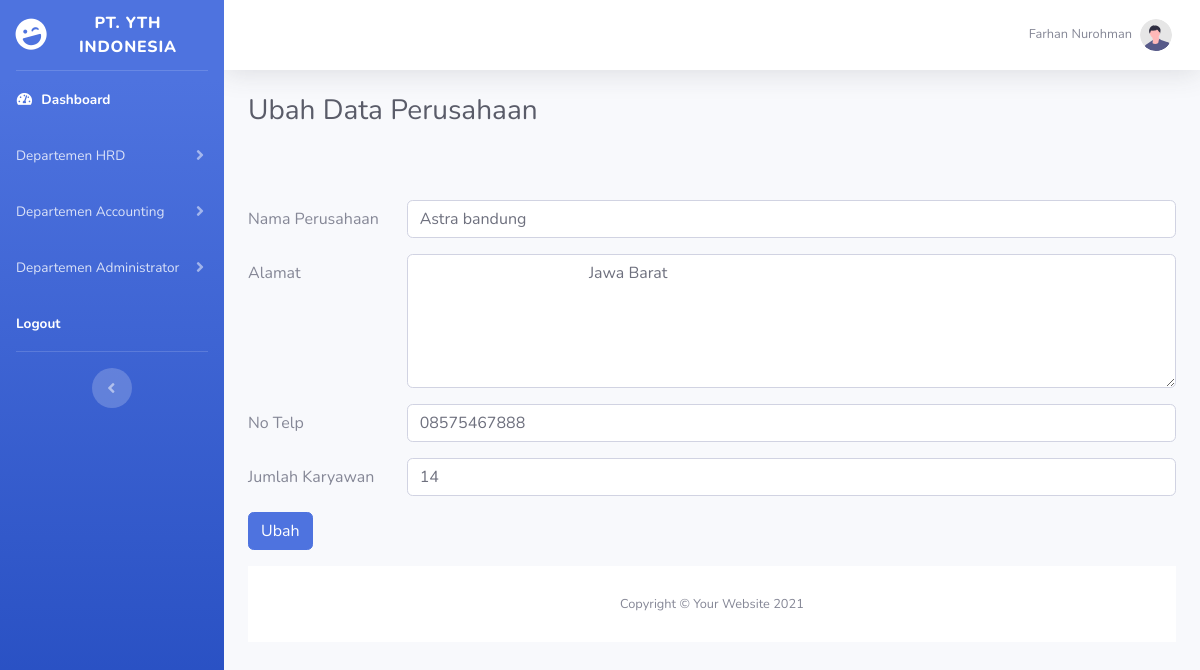
Page /ubah_perusahaan.php?id=1 (signed in) on the committed database.
### tables this page shows
CREATE TABLE `penempatan_kerja` (
  `id_penempatan` int(30) NOT NULL,
  `nama_perusahaan` varchar(255) NOT NULL,
  `alamat_perusahaan` varchar(255) NOT NULL,
  `no_telp` varchar(50) NOT NULL,
  `jumlah_karyawan` varchar(255) NOT NULL
);

### ubah_perusahaan.php (the view, shortened to what this page needs)
<?php include "header.php";
$ambil = $koneksi->query("SELECT * FROM penempatan_kerja WHERE id_penempatan ='$_GET[id]'");
$pecah = $ambil->fetch_assoc();
?>
<div class="container-fluid">
    <div class="d-sm-flex align-items-center justify-content-between mb-4">
        <h1 class="h3 mb-0 text-gray-800">Ubah Data Perusahaan</h1>
    </div>
    <br><br>
    <form method="post" enctype="multipart/form-data">
        <div class="form-group row">
            <label for="nama" class="col-sm-2 col-form-label">Nama Perusahaan</label>
            <div class="col-sm-10">
                <input type="text" class="form-control" name="nama" value="<?php echo $pecah['nama_perusahaan'] ?>">
            </div>
        </div>
        <div class="form-group row">
            <label for="alamat" class="col-sm-2 col-form-label">Alamat</label>
            <div class="col-sm-10">
                <textarea class="form-control" name="alamat" rows="5">
                    <?php echo $pecah['alamat_perusahaan'] ?>
                </textarea>
            </div>
        </div>
        <div class="form-group row">
            <label for="notelp" class="col-sm-2 col-form-label">No Telp</label>
            <div class="col-sm-10">
                <input type="text" class="form-control" name="notelp" value="<?php echo $pecah['no_telp'] ?>">
            </div>
        </div>
        <div class="form-group row">
            <label for="notelp" class="col-sm-2 col-form-label">Jumlah Karyawan</label>
            <div class="col-sm-10">
                <input type="text" class="form-control" name="jum_krywn" value="<?php echo $pecah['jumlah_karyawan'] ?>">
            </div>
        </div>
        <div class="form-group row">
            <div class="col-sm-10">
                <button type="submit" class="btn btn-primary" name="ubah">Ubah</button>
            </div>
        </div>
    </form>
    <?php include "footer.php" ?>

### rows in the picture
penempatan_kerja: nama "Astra bandung", alamat "Jawa Barat", notelp "08575467888", jum_krywn "14"

### other values in the picture
$_SESSION['nama'] "Farhan Nurohman"
